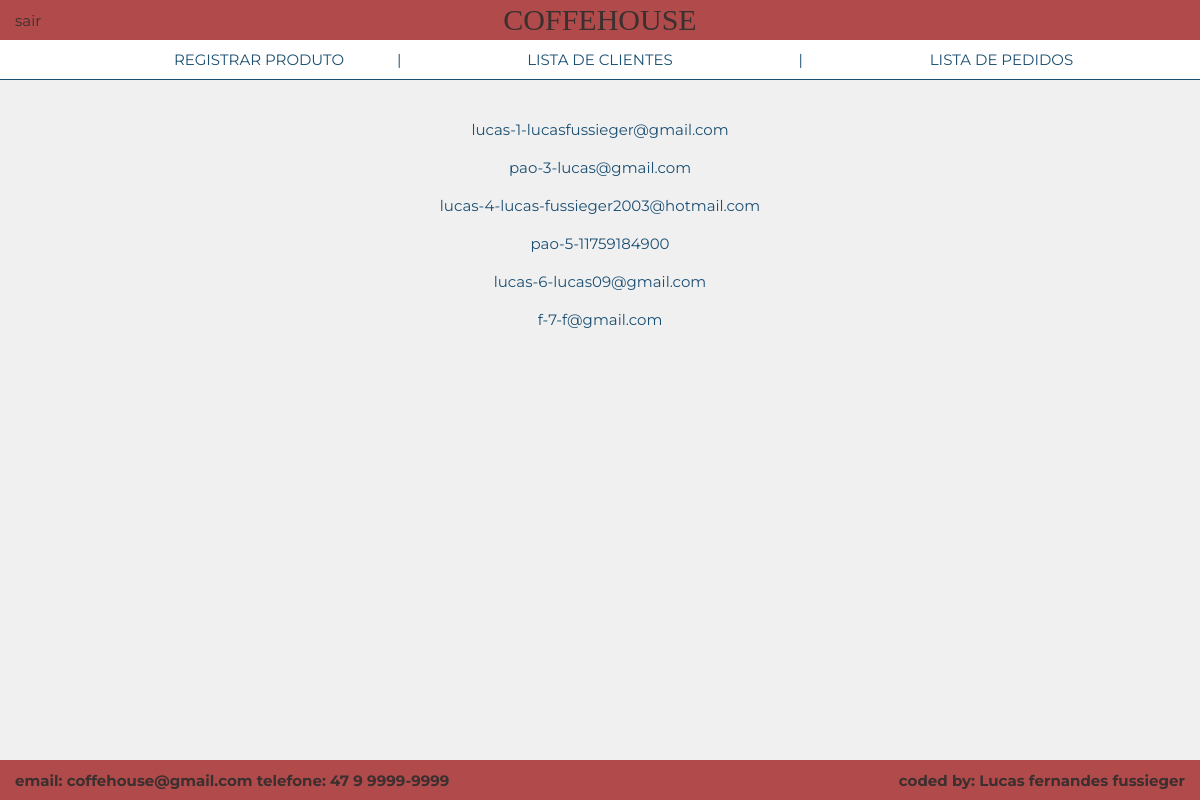
Page /cliente_list/ (signed in) on the committed database.
### usuarios/models.py (models this page shows, shortened)
class User(AbstractUser):
    email = models.EmailField(max_length=100, unique=True)
    nome = models.CharField(max_length=100)
    user_type = models.CharField(max_length=50)

### usuarios/views.py (the view)
# urls.py: path('cliente_list/', views.lista_clientes, name = 'cliente_list'),
@login_required
def lista_clientes(request):
    if request.user.user_type == 'vendedor':
        lista = User.objects.filter(user_type='cliente')
        return render(request, 'list.html', {'clientes': lista, 'usuario': request.user})
    else:
        return HttpResponse('URL indisponível')

### templates/list.html (shortened to what this page needs)
<!DOCTYPE html>
<html lang="en">
<head>
    <link rel="stylesheet" href="/static/css/index.css">
</head>
<body>
    {% include 'partials/header.html'%}
    <main>
        {% if clientes %}
            {% for c in clientes %}
                <p>{{ c.nome }}-{{c.id}}-{{  c.email }}</p>
                <br>
            {% endfor %}
        {% endif %}
    </main>
</body>
</html>

### static/css/index.css (style rules this page uses)
* { margin: 0; padding: 0; box-sizing: border-box; }
body { overflow-x: hidden; background: #f0f0f0; margin: 0; padding: 0; text-decoration: none; gap: 50px; }
main { font-family: Montserrat, 'Alfa Slab One'; color: #1b4f72; font-size: 15px; display: flex; justify-content: center; align-items: center; text-decoration: none; flex-direction: column; margin-top: 40px; }

### rows in the picture
User: nome "lucas", id "1", email "lucasfussieger@gmail.com"
User: nome "pao", id "3", email "lucas@gmail.com"
User: nome "lucas", id "4", email "lucas-fussieger2003@hotmail.com"
User: nome "pao", id "5", email "11759184900"
User: nome "lucas", id "6", email "lucas09@gmail.com"
User: nome "f", id "7", email "f@gmail.com"
